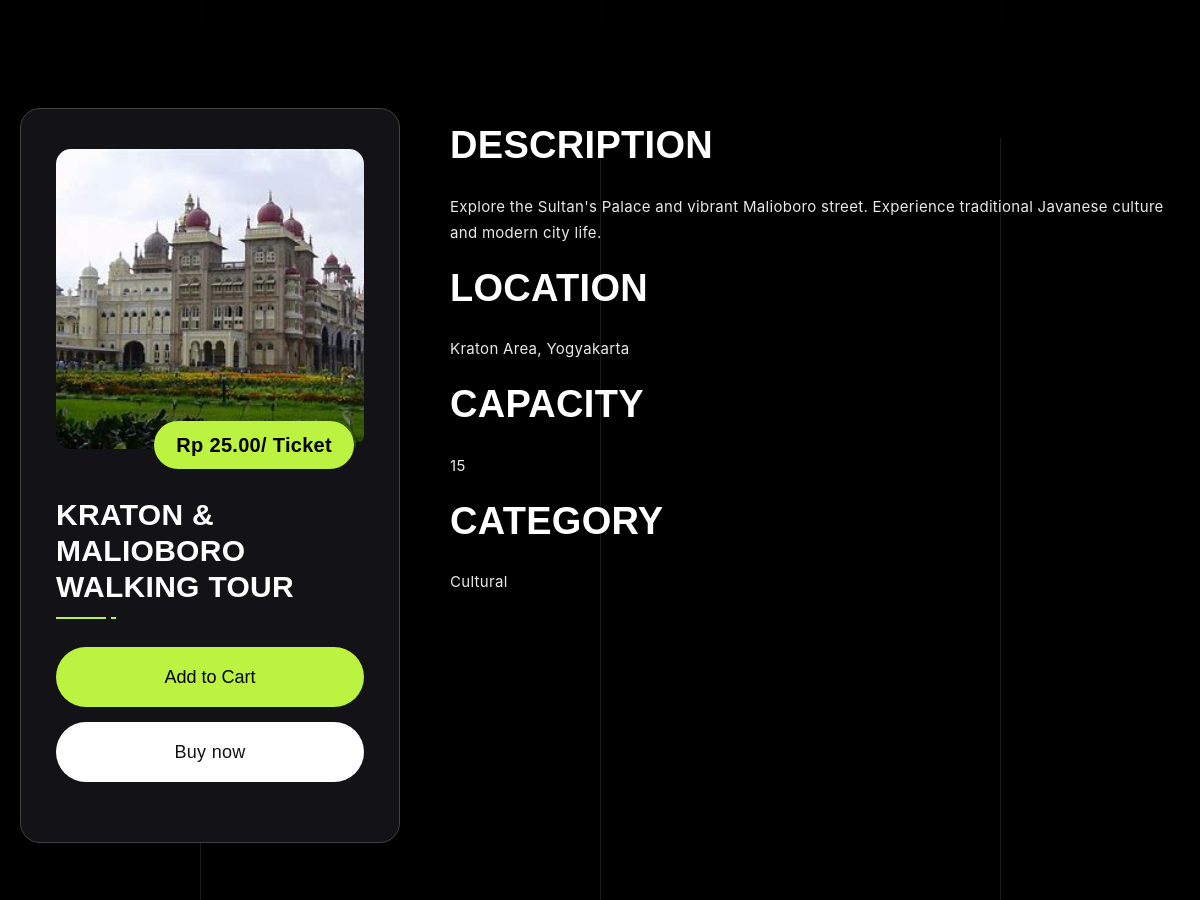
/product/booking.php?id=P006 (middle part), run on an earlier commit of the app's database.
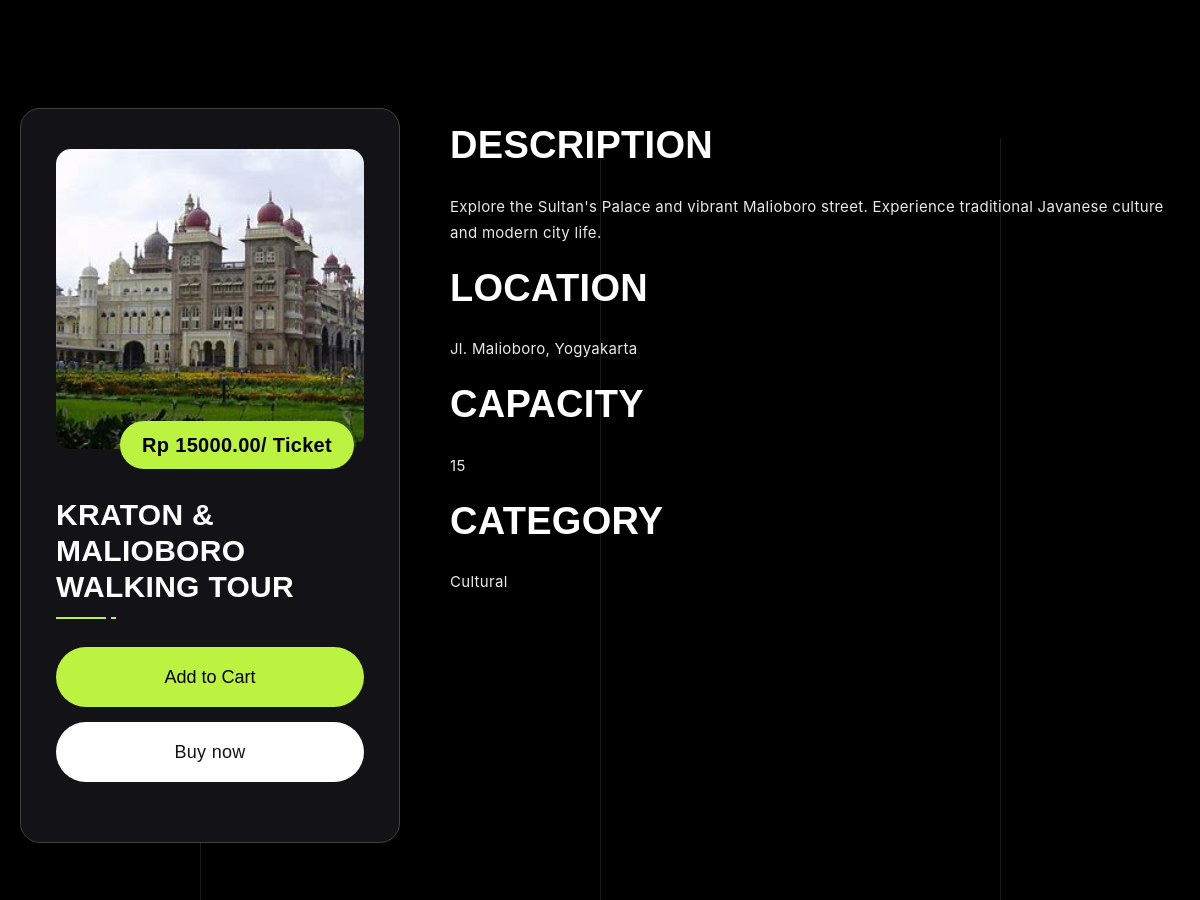
And on a later commit of the database.
### tables this page shows
CREATE TABLE `places` (
  `id` varchar(255) NOT NULL,
  `business_id` varchar(255) NOT NULL,
  `name` varchar(255) NOT NULL,
  `description` text NOT NULL,
  `location` text NOT NULL,
  `city` varchar(255) NOT NULL,
  `price` decimal(10,2) NOT NULL,
  `capacity` int(11) NOT NULL,
  `category` varchar(255) NOT NULL,
  `average_rating` decimal(3,2) DEFAULT 0.00,
  `created_at` timestamp NOT NULL DEFAULT current_timestamp(),
  `updated_at` timestamp NOT NULL DEFAULT '0000-00-00 00:00:00' ON UPDATE current_timestamp()
);

### functions/database_functions.php (called while the page is built, shortened)
<?php
require_once __DIR__ . '/../config/db_connect.php';
function getPlaceById($id) {
  global $db;
  try {
      $query = "
          SELECT
              p.*,
              (SELECT image_url FROM place_images WHERE place_id = p.id LIMIT 1) as image_url,
              GROUP_CONCAT(pi.image_url) as all_images
          FROM places p
          LEFT JOIN place_images pi ON p.id = pi.place_id
          WHERE p.id = ?
          GROUP BY p.id
      ";
      $stmt = $db->prepare($query);
      $stmt->execute([$id]);
      return $stmt->fetch();
  } catch(Exception $e) {
      error_log($e->getMessage());
      return null;
  }
}

### product/booking.php (the view, shortened to what the changed rows need)
<?php
require_once '../functions/database_functions.php';
$place_id = isset($_GET['id']) ? $_GET['id'] : null;
$place = getPlaceById($place_id);
?>
<!DOCTYPE html>
<html data-wf-page="670c293f5947824a1a06bbcc" data-wf-site="66f00efc0ba3b86a13792a55" lang="en"
  data-wf-collection="670c293f5947824a1a06bb99" data-wf-item-slug="professional">
<head>
  <link href="../css/agency-nx.webflow.6599087d1.min.css" rel="stylesheet" type="text/css" />
  <link href="../css/style.css" rel="stylesheet" type="text/css" />
</head>
<body>
  <div data-w-id="4488c831-15cc-bbfd-b1b7-2207aaba1633" class="site-wrapper">
    <section class="section">
      <div class="container">
        <div class="_2-column-block-top">
          <div class="sidebar">
            <div class="widget">
              <div class="relative-block"><img
                  data-wf-sku-bindings="%5B%7B%22from%22%3A%22f_main_image_4dr%22%2C%22to%22%3A%22src%22%7D%5D"
                  src="../<?php echo htmlspecialchars($place['image_url']); ?>" alt="" loading="eager"
                  sizes="(max-width: 479px) 100vw, (max-width: 767px) 77vw, (max-width: 991px) 85vw, 308px"
                  srcset="../<?php echo htmlspecialchars($place['image_url']); ?>, ../<?php echo htmlspecialchars($place['image_url']); ?>, ../images/<?php echo htmlspecialchars($place['image_url']); ?>"
                  class="course-cover-image" />
                <div data-wf-sku-bindings="%5B%7B%22from%22%3A%22f_price_%22%2C%22to%22%3A%22innerHTML%22%7D%5D"
                  class="course-price">Rp <?php echo htmlspecialchars($place['price']); ?>/ Ticket</div>
              </div>
              <div class="mt-20px">
                <h2 class="_30px-text"><?php echo htmlspecialchars($place['name']); ?></h2>
                <div class="sidebar-title-divider-wrapper">
                  <div class="title-divider-50px"></div>
                  <div class="title-divider-5px"></div>
                </div>
              </div>
            </div>
          </div>
          <div class="main-block">
            <div class="rich-text-block w-richtext">
              <h3>Description</h3>
              <p><?php echo htmlspecialchars($place['description']); ?></p>
              <h3>Location</h3>
              <p><?php echo htmlspecialchars($place['location']); ?></p>
              <h3>Capacity</h3>
              <p><?php echo htmlspecialchars($place['capacity']); ?></p>
              <h3>Category</h3>
              <p><?php echo htmlspecialchars($place['category']); ?></p>
            </div>
          </div>
        </div>
      </div>
    </section>
  </div>
</body>
</html>

What changed in the data, as far as the page shows it:
changed places "KRATON & MALIOBORO WALKING TOUR": price "25.00" → "15000.00"; location "Kraton Area, Yogyakarta" → "Jl. Malioboro, Yogyakarta"
